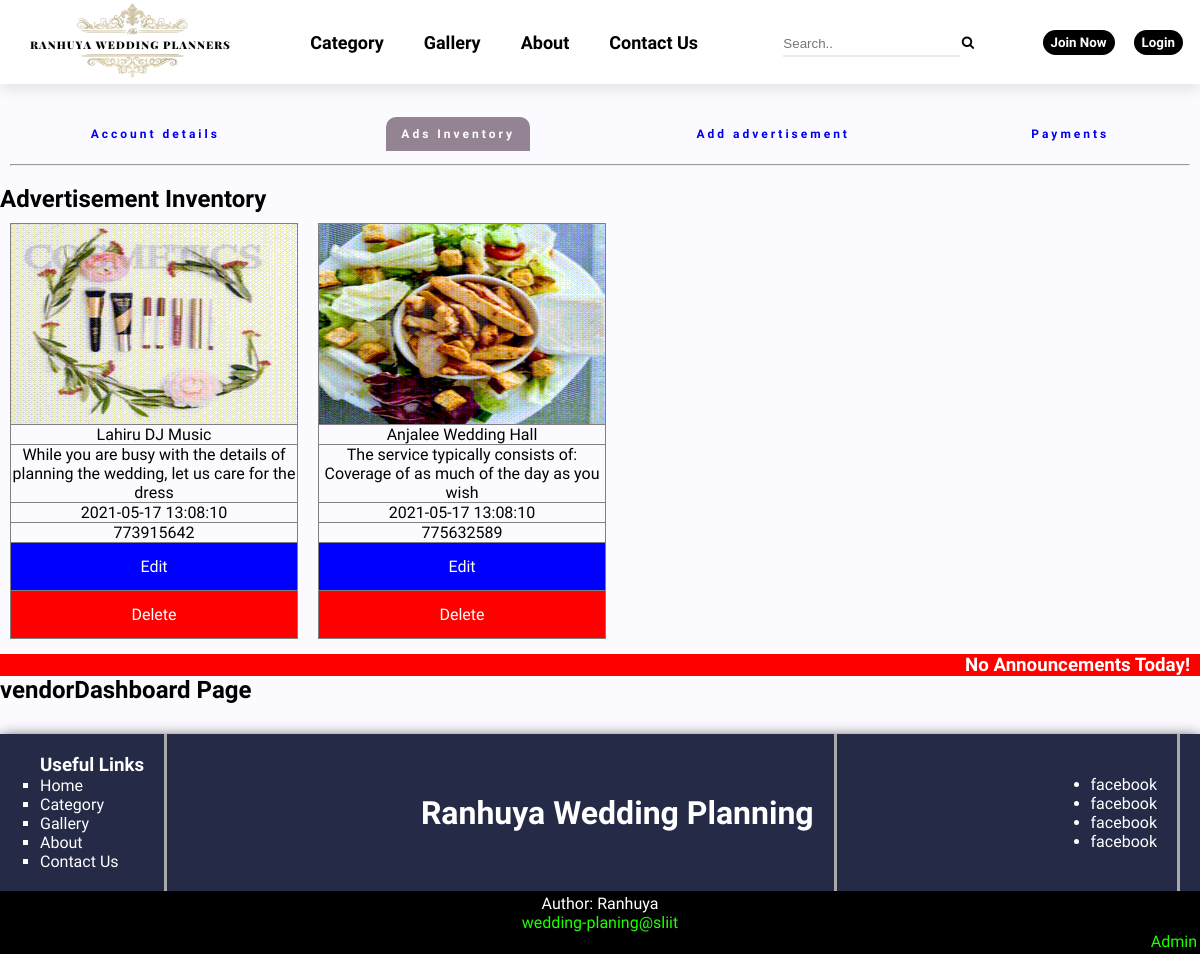
The page /adsInventory.php on the database as committed earlier.
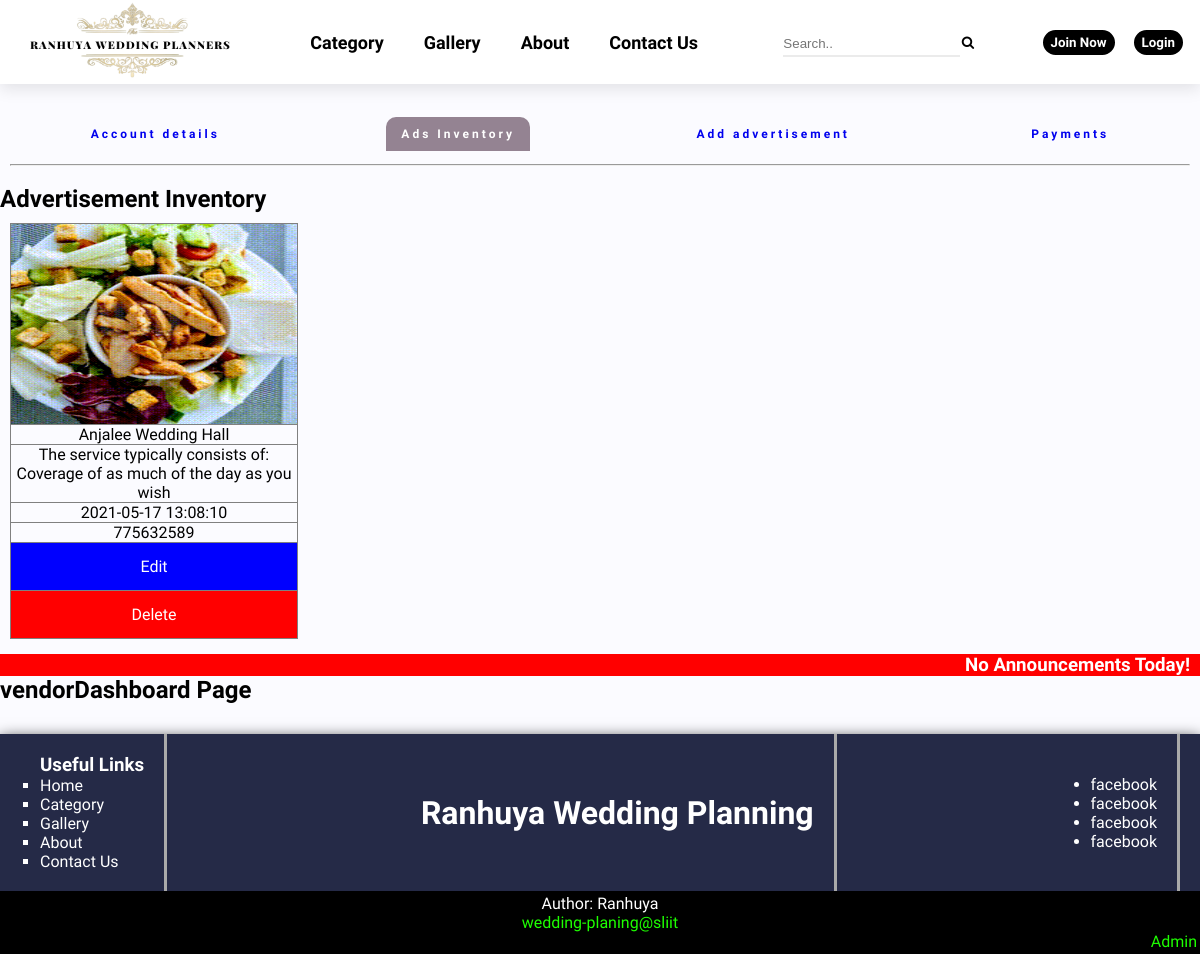
The same page on the database as committed later.
### tables this page shows
CREATE TABLE Advertisement (
  adID int(11) AUTO_INCREMENT NOT NULL,
  catID int(11),
 
  title varchar(20) NOT NULL,
  addDescription varchar(300) NOT NULL,
  mobile int(11) NOT NULL,
  addImageLoc varchar(300) DEFAULT NULL,
  publishDateTime datetime DEFAULT NULL,
  status bit(1) DEFAULT NULL,
   vendorID int(11),
  CONSTRAINT advertisement_pk PRIMARY KEY (adID),
  CONSTRAINT catID_fk FOREIGN KEY (catID) REFERENCES Category(catID) ON DELETE SET NULL,
  CONSTRAINT VID_fk FOREIGN KEY (vendorID) REFERENCES Vendor(vendorID) ON DELETE SET NULL
);

### adsInventory.php (the view)
<?php
    $title = 'Vendor Dashboard'; include("header.php");
?>
<div class="alternative">
	<link rel="stylesheet" href="./assets/css/adsInventory.css">
<link rel="stylesheet" href="./assets/css/vendorNavBar.css">
	<nav id="vnavBar">
		<ul class="vendorNavbar">
			<li>
				<a class="link" href="accountDetails.php">Account details</a>
			</li>
			<li>
				<a class="link current" href="adsInventory.php">Ads Inventory</a>
			</li>
			<li>
				<a class="link" href="addCommercialsPage.php">Add advertisement</a>
			</li>
			<li>
				<a class="link" href="paymentHistory.php">Payments</a>
			</li>
		</ul>
	</nav>
	<hr>
				<br>
					<h2>Advertisement Inventory</h2>
<div class="ads">
<?php
   global $conn;
   $sqlstmt="SELECT *
             FROM  Advertisement
			 WHERE status=1 AND  vendorID=3";
  if($result=mysqli_query($conn,$sqlstmt)){
      if($result->num_rows>0){
       while($row=$result->fetch_assoc()){
		  echo "<div class='display'>";
          echo "<table border='1px solid #ddd'>";
		  echo "<tr><td>"."<img src='{$row['addImageLoc']}' height='200' width='100%'/>"."</td></tr>";
          echo "<tr><td><p class='adpara'>".$row['title']."</p></td></tr>";
          echo "<tr><td><p class='adpara'>".$row['addDescription']."</p></td></tr>";
          echo "<tr><td><p class='adpara'>".$row['publishDateTime']."</p></td></tr>";
          echo "<tr><td><p class='adpara'>".$row['mobile']."</p></td></tr>";
         echo "<tr><td><a class='update'id='edit' href='adsEdit.php?id=$row[adID]&title=$row[title]&addes=$row[addDescription]&mobile=$row[mobile]&imglocation=$row[addImageLoc]'>Edit</a></td></tr>";
         echo "<tr><td><a class='update' id='delete' href='adsDelete.php?id=$row[adID]'   class='button'>Delete</a></td></tr>";
		  echo "</table>";
		  echo "</div>";
       }
   }else{
	   echo "No advertisements published";
   }
 }else{
	 echo "Error: ".$conn->error;
 }
?>
    </div>
</div>
	<?php include "vendorAnnouncementFooter.php"; ?>

Rows that differ between the two databases and show on the page:
no longer on this page (row edited): advertisement: addImageLoc (picture), title "Lahiru DJ Music", addDescription "While you are busy with the details of planning the wedding, let us care for the dress", publishDateTime "2021-05-17 13:08:10", mobile "773915642"
